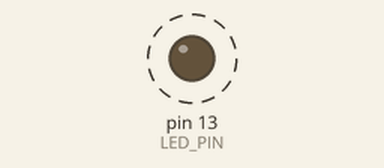
Recording of a sketch running on a simulated Arduino Uno, built with avr-gcc and run on an emulated ATmega328P. Shown: output pins drawn as LEDs (lit = HIGH). Dashed ring = blinking.

Above: at 0.2 s.
Timing chart, 0 to 3.0 s (numbered marks = the images above):
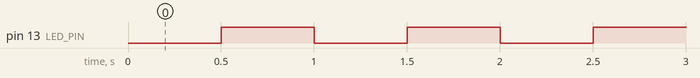

Measured:
- by itself, pin 13 (LED_PIN): alternates HIGH for 0.50 s and LOW for 0.50 s, 10 changes in all, then stays LOW

The sketch:

M03A05.ino
```cpp
const int LED_PIN = 13;
const int MAX_REPS  = 10;
const int BLINK_DELAY = 500;

int ledValue = LOW;
int currentRepetitions = 0;
unsigned long lastChange = 0;

void setup() {
  pinMode(LED_PIN, OUTPUT);
}

void loop() {
  if (currentRepetitions < MAX_REPS) {
    if (millis() - lastChange >= BLINK_DELAY) {
      lastChange = millis();
      currentRepetitions++;
      ledValue = !ledValue;
      digitalWrite(LED_PIN, ledValue);
    }
  }
}
```
